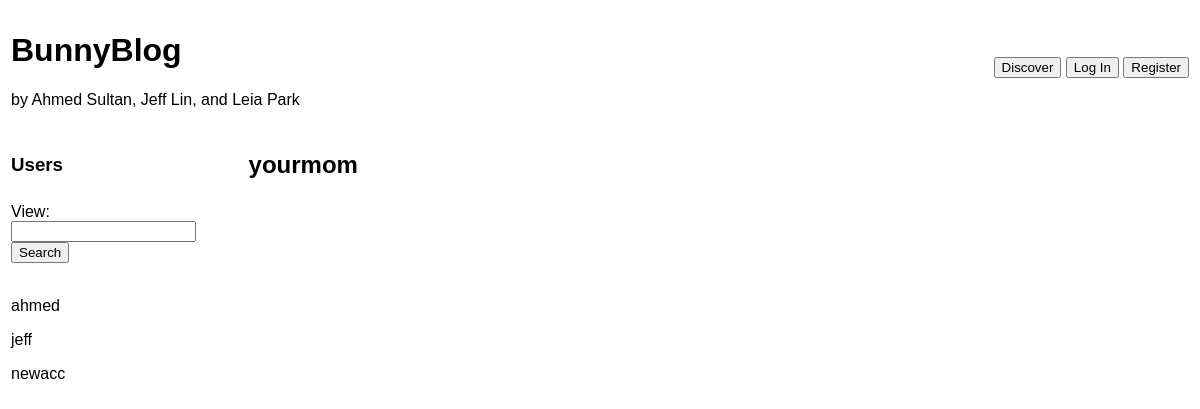
Page /profile/yourmom on the earlier database version.
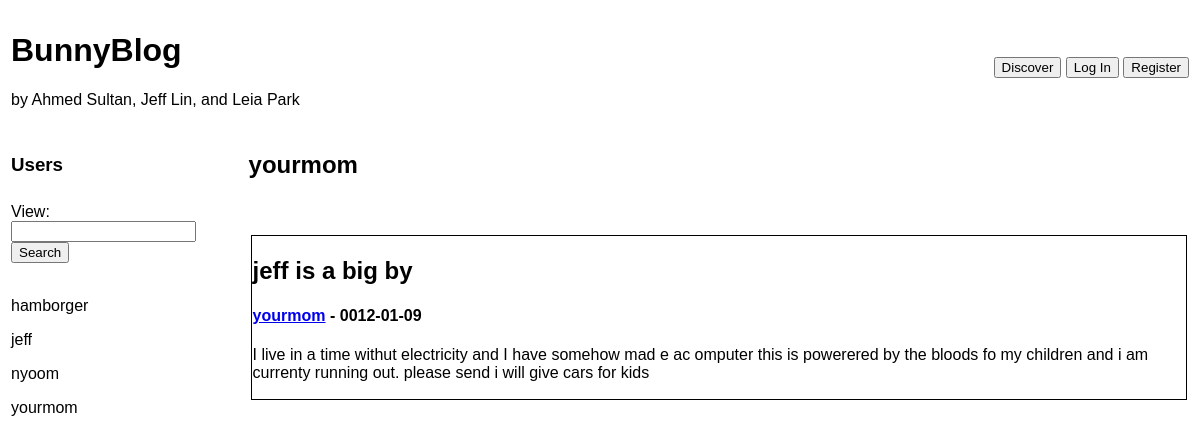
Same page on the later database version.
### tables this page shows
CREATE TABLE users(username TEXT PRIMARY KEY NOT NULL, password TEXT NOT NULL);

CREATE TABLE posts(username TEXT NOT NULL, date TEXT NOT NULL, title TEXT NO NULL, content TEXT NOT NULL);

### app.py (the view)
@app.route("/profile/<USERNAME>")
def profile2(USERNAME):
  userList = updateUsers()
  if 'user' in session:
    if (USERNAME == session["user"]):
        return redirect(url_for("profile"))
  entryList = updateEntries()
  userentries = []
  for entry in entryList:
    if entry[1] == USERNAME:
      userentries.append(entry)
  return render_template("entrydisplay.html",
                         title="Profile - {}".format(USERNAME), heading=USERNAME,
                         entries=userentries, postNum=range(len(userentries)),
                         users=userList, userNum=range(len(userList)), sessionstatus="user" in session)

### app.py (called while the page is built)
def updateEntries():
    with sqlite3.connect(DB_FILE) as connection:
        cur = connection.cursor()
        foo = cur.execute('SELECT title, username, date, content FROM posts;')
        entryList = foo.fetchall()
        entryList.reverse() # Reverse for recent posts at top
        return entryList

def updateUsers():
    with sqlite3.connect(DB_FILE) as connection:
        cur = connection.cursor()
        foo = cur.execute('SELECT username, password FROM users;')
        userList = foo.fetchall()
        userList.sort() # Usernames sorted in alphabetical order
        return userList

### templates/entrydisplay.html (shortened to what this page needs)
<!DOCTYPE html>
{% extends "template.html" %}
{% block headerbuttons %}
<form>
  <button title="discover" type="submit" formaction="/">Discover</button>
  {% if sessionstatus %}
  <button title="profile" type="submit" formaction="/profile">My Profile</button>
  <button title="logout" type="submit" formaction="/logout">Log Out</button>
  {% else %}
  <button title="login" type="submit" formaction="/login">Log In</button>
  <button title="register" type="submit" formaction="/register">Register</button>
  {% endif %}
</form>
{% endblock %}
{% block body %}
<table width="100%">
  <tr>
    <td width="20%">
      <h3>Users</h3>
    </td>
    <td>
      <h2>{{heading}}</h2>
    </tr>
    <tr>
      <td style="vertical-align: top">
        <form action="/userpage">
          View:<br> <input type="text" name="username">
          <button type="submit">Search</button>
        </form><br>
        {% for index in userNum %}
          <p>{{users[index][0]}}</p>
        {% endfor %}
      </td>
      <td>
        <table width="100%">
          {% for index in postNum %}
          <tr style="border: 1px solid black">
            <td style="border: 1px solid black">
              <h2>{{entries[index][0]}}</h2>
              <h4><a href="/profile/{{entries[index][1]}}">{{entries[index][1]}}</a> - {{entries[index][2]}}</h4>
              <p>{{entries[index][3]}}</p>
            </td>
          </tr>
          {% endfor %}
        </table>
    </td>
  </tr>
</table>
{% endblock %}

### templates/template.html (shortened to what this page needs)
<!DOCTYPE html>
<html lang="en" dir="ltr">
  <head>
  </head>
  <body style="font-family: 'Helvetica', 'Arial', sans-serif;">
    <table width="100%">
      <tr>
        <td width="70%">
          <h1>BunnyBlog</h1>
          <p>by Ahmed Sultan, Jeff Lin, and Leia Park</p>
        </td>
        <td align="right">
          {% block headerbuttons %}
          {% endblock %}
        </td>
      </tr>
    </table>
    {% block body %}
    {% endblock %}
  </body>
</html>

Differences in the rows shown:
removed users: username "ahmed"
removed users: username "newacc"
added users: username "hamborger"
added users: username "nyoom"
added users: username "yourmom"
added posts: title "jeff is a big by", username "yourmom", date "0012-01-09", content "I live in a time withut electricity and I have somehow mad e ac omputer this is powerered by the bloods fo my children and i am currenty running out. please send i will give cars for kids"
